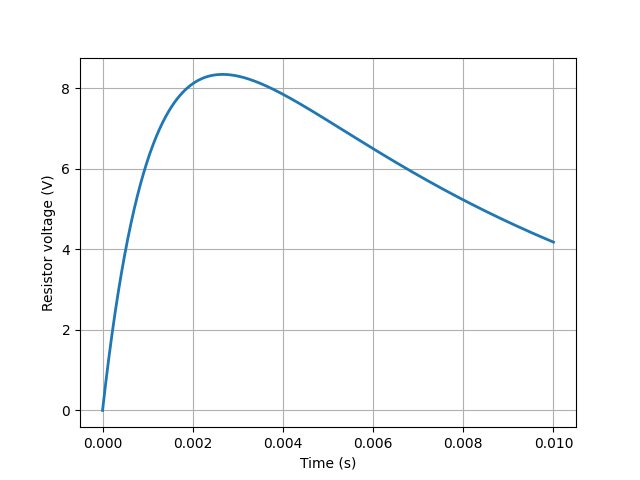

Recreate this plot in Python.
from lcapy import Circuit
import numpy as np
from matplotlib.pyplot import figure, savefig

t = np.linspace(0, 0.01, 1000)

cct = Circuit()

cct.add('V1 1 0 step 10')
cct.add('L1 1 2 0.1')
cct.add('C1 2 3 1e-4')
cct.add('R1 3 0 100')

Vr = cct[3].V
vr = Vr.transient_response(t)

fig = figure()
ax = fig.add_subplot(111)
ax.plot(t, vr, linewidth=2)
ax.set_xlabel('Time (s)')
ax.set_ylabel('Resistor voltage (V)')
ax.grid(True)


savefig('circuit-VRLC3-vr.png')
